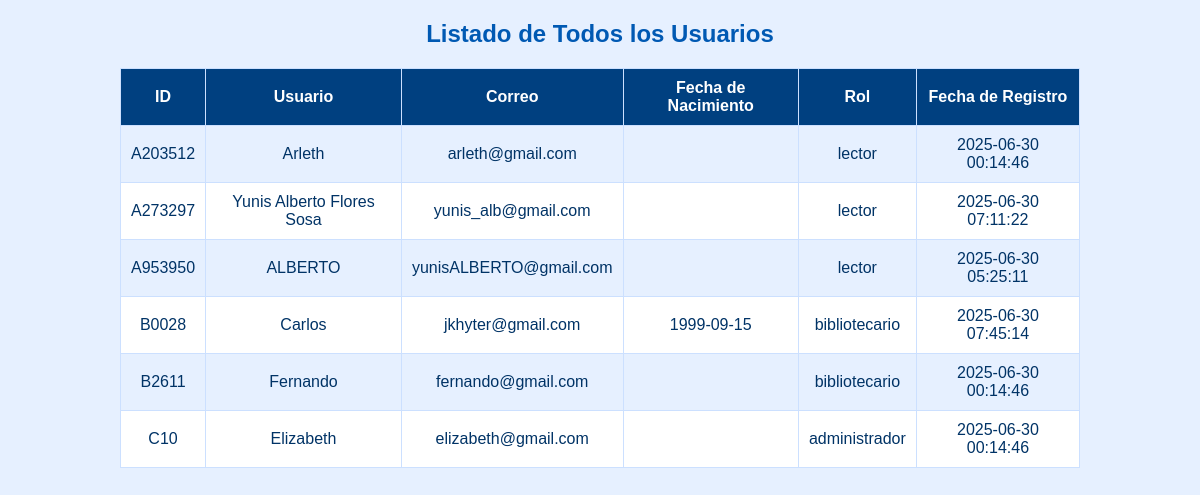
/listar_usuarios.php, run on the app's committed database.
### tables this page shows
CREATE TABLE `usuarios` (
  `id_usuarios` varchar(10) NOT NULL,
  `usuario` varchar(50) NOT NULL,
  `correo` varchar(50) NOT NULL,
  `clave` varchar(255) NOT NULL,
  `fecha_nacimiento` date DEFAULT NULL,
  `rol` enum('bibliotecario','lector','administrador') NOT NULL DEFAULT 'lector',
  `creado_at` timestamp NOT NULL DEFAULT current_timestamp()
);

### listar_usuarios.php (the view, shortened to what this page needs)
<?php
include("db.php");
$usuarios = $pdo->query("SELECT * FROM usuarios")->fetchALL(PDO::FETCH_ASSOC);
?>
<!DOCTYPE html>
<html>
<head>
    <link rel="stylesheet" href="styles.css">
</head>
<body>
    <h2>Listado de Todos los Usuarios</h2>
    <table>
        <tr>
            <th>ID</th>
            <th>Usuario</th>
            <th>Correo</th>
            <th>Fecha de Nacimiento</th>
            <th>Rol</th>
             <th>Fecha de Registro</th>
        </tr>
        <?php foreach ($usuarios as $fila) { ?>
        <tr>
            <td><?php echo $fila["id_usuarios"]; ?></td>
            <td><?php echo $fila["usuario"]; ?></td>
            <td><?php echo $fila["correo"]; ?></td>
            <td><?php echo $fila["fecha_nacimiento"]; ?></td>
            <td><?php echo $fila["rol"]; ?></td>
            <td><?php echo $fila["creado_at"]; ?></td>
        </tr>
        <?php } ?>
    </table>
</body>
</html>

### styles.css (style rules this page uses)
body { font-family: Arial, sans-serif; background-color: #e6f0ff; color: #003366; margin: 0; padding: 0; }
h2 { text-align: center; color: #0059b3; }

### listar_usuarios.php (style rules this page uses)
table { width: 80%; margin: auto; border-collapse: collapse; background-color: #fff; }
th, td { padding: 10px; border: 1px solid #cce0ff; text-align: center; }
th { background-color: #004080; color: white; }
tr:nth-child(even) { background-color: #e6f0ff; }

### data on the page
usuarios: id_usuarios "A203512", usuario "Arleth", correo "arleth@gmail.com", rol "lector", creado_at "2025-06-30 00:14:46"
usuarios: id_usuarios "A273297", usuario "Yunis Alberto Flores Sosa", correo "yunis_alb@gmail.com", rol "lector", creado_at "2025-06-30 07:11:22"
usuarios: id_usuarios "A953950", usuario "ALBERTO", correo "yunisALBERTO@gmail.com", rol "lector", creado_at "2025-06-30 05:25:11"
usuarios: id_usuarios "B0028", usuario "Carlos", correo "jkhyter@gmail.com", fecha_nacimiento "1999-09-15", rol "bibliotecario", creado_at "2025-06-30 07:45:14"
usuarios: id_usuarios "B2611", usuario "Fernando", correo "fernando@gmail.com", rol "bibliotecario", creado_at "2025-06-30 00:14:46"
usuarios: id_usuarios "C10", usuario "Elizabeth", correo "elizabeth@gmail.com", rol "administrador", creado_at "2025-06-30 00:14:46"
